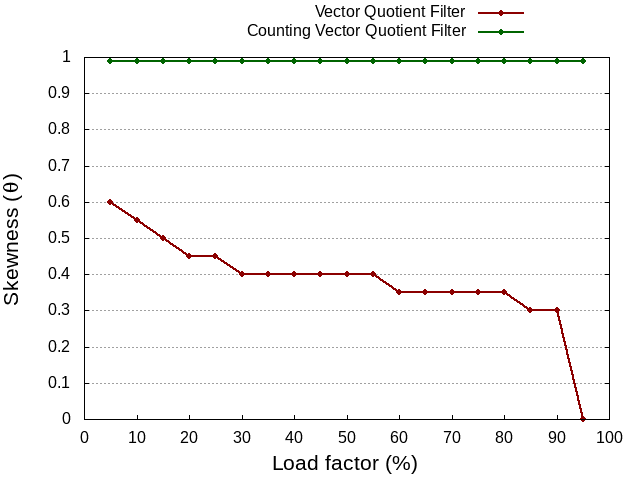

Write the gnuplot code that produced this figure.
set term png
set output "compare17.png"
set key out top center horizontal
set style data linespoints
set style line 1 lc rgb "dark-red" pt 7 ps 0.7 lt 1 lw 2
set style line 2 lc rgb "dark-green" pt 7 ps 0.7 lt 1 lw 2
set yrange [0:]
set grid ytics
set xlabel "Load factor (%)" font ",16"
set ylabel "Skewness ({/Symbol q})" font ",16"
plot "vqf17" using 1:2 ls 1 title "Vector Quotient Filter", \
       "cvqf17" using 1:2 ls 2 title "Counting Vector Quotient Filter"
